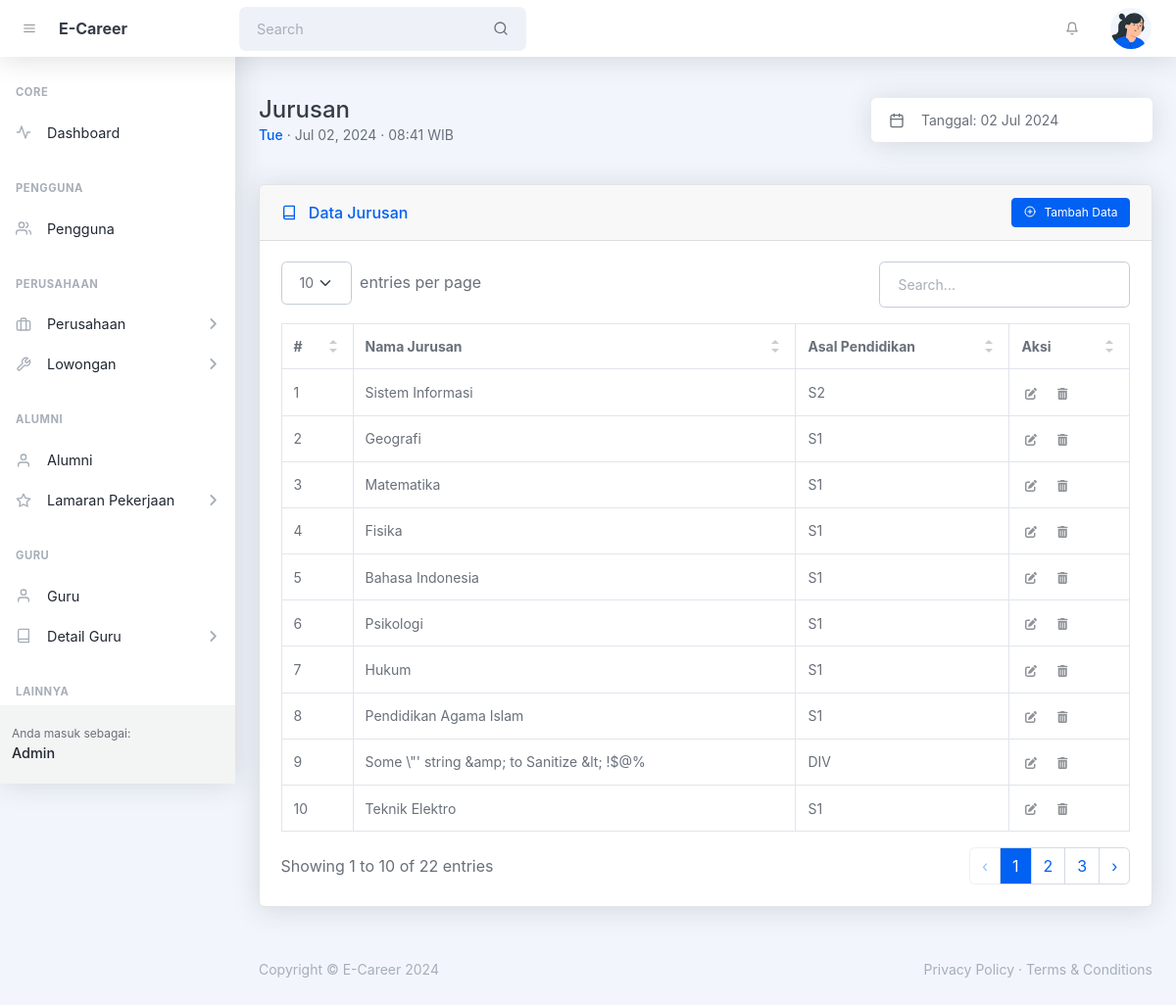
/admin/jurusan_pendidikan.php (signed in), run on the app's committed database.
### tables this page shows
CREATE TABLE `tbl_jurusan_pendidikan` (
  `id` int(11) UNSIGNED NOT NULL,
  `id_pendidikan` int(10) UNSIGNED DEFAULT NULL,
  `nama_jurusan` varchar(128) NOT NULL,
  `created_at` timestamp NULL DEFAULT current_timestamp(),
  `updated_at` timestamp NULL DEFAULT NULL ON UPDATE current_timestamp()
);

CREATE TABLE `tbl_pendidikan` (
  `id` int(11) UNSIGNED NOT NULL,
  `nama_pendidikan` varchar(16) NOT NULL,
  `created_at` timestamp NULL DEFAULT current_timestamp(),
  `updated_at` timestamp NULL DEFAULT NULL ON UPDATE current_timestamp()
);

### helpers/isAccessAllowedHelper.php (called while the page is built, shortened)
<?php
function isAccessAllowed($expected_hak_akses = null): bool {
    include_once '../config/config.php';
    $current_hak_akses = $_SESSION['hak_akses'] ?? null;
    $expected_hak_akses = !is_array($expected_hak_akses)
        ? array($expected_hak_akses)
        : $expected_hak_akses;
    return true;
}
?>

### admin/jurusan_pendidikan.php (the view, shortened to what this page needs)
<?php
include '../helpers/isAccessAllowedHelper.php';
if (!isAccessAllowed('admin')) :
  session_destroy();
  echo "<meta http-equiv='refresh' content='0;" . base_url_return('index.php?msg=other_error') . "'>";
else :
  include_once '../config/connection.php';
?>
  <!DOCTYPE html>
  <html lang="en">
  <head>
    <?php include '_partials/head.php' ?>
  </head>
  <body class="nav-fixed">
    <?php include '_partials/topnav.php' ?>
    <div id="layoutSidenav">
      <div id="layoutSidenav_nav">
        <?php include '_partials/sidebar.php' ?>
      </div>
      <div id="layoutSidenav_content">
        <main>
          <div class="container-xl px-4 mt-5">
            <div class="d-flex justify-content-between align-items-sm-center flex-column flex-sm-row mb-4">
              <div class="me-4 mb-3 mb-sm-0">
                <h1 class="mb-0">Jurusan</h1>
                <div class="small">
                  <span class="fw-500 text-primary"><?= date('D') ?></span>
                  &middot; <?= date('M d, Y') ?> &middot; <?= date('H:i') ?> WIB
                </div>
              </div>
              <div class="input-group input-group-joined border-0 shadow w-auto">
                <span class="input-group-text"><i data-feather="calendar"></i></span>
                <input class="form-control ps-0 pointer" id="litepickerRangePlugin" value="Tanggal: <?= date('d M Y') ?>" readonly />
              </div>
            </div>
            <div class="card card-header-actions mb-4 mt-5">
              <div class="card-header">
                <div>
                  <i data-feather="book" class="me-2 mt-1"></i>
                  Data Jurusan
                </div>
                <button class="btn btn-sm btn-primary toggle_modal_tambah" type="button"><i data-feather="plus-circle" class="me-2"></i>Tambah Data</button>
              </div>
              <div class="card-body">
                <table id="datatablesSimple">
                  <thead>
                    <tr>
                      <th>#</th>
                      <th>Nama Jurusan</th>
                      <th>Asal Pendidikan</th>
                      <th>Aksi</th>
                    </tr>
                  </thead>
                  <tbody>
                    <?php
                    $no = 1;
                    $query_jurusan = mysqli_query($connection,
                      "SELECT a.id AS id_jurusan_pendidikan, a.nama_jurusan, b.id AS id_pendidikan, b.nama_pendidikan
                      FROM tbl_jurusan_pendidikan a
                      JOIN tbl_pendidikan b
                        ON a.id_pendidikan = b.id
                      ORDER BY a.id DESC");
                    while ($jurusan = mysqli_fetch_assoc($query_jurusan)):
                    ?>
                      <tr>
                        <td><?= $no++ ?></td>
                        <td><?= $jurusan['nama_jurusan'] ?></td>
                        <td><?= $jurusan['nama_pendidikan'] ?></td>
                        <td>
                          <button class="btn btn-datatable btn-icon btn-transparent-dark me-2 toggle_modal_ubah"
                            data-id_jurusan_pendidikan="<?= $jurusan['id_jurusan_pendidikan'] ?>"
                            data-id_pendidikan="<?= $jurusan['id_pendidikan'] ?>"
                            data-nama_jurusan="<?= $jurusan['nama_jurusan'] ?>">
                            <i class="fa fa-pen-to-square"></i>
                          </button>
                          <button class="btn btn-datatable btn-icon btn-transparent-dark me-2 toggle_swal_hapus"
                            data-id_jurusan_pendidikan="<?= $jurusan['id_jurusan_pendidikan'] ?>"
                            data-id_pendidikan="<?= $jurusan['id_pendidikan'] ?>"
                            data-nama_jurusan="<?= $jurusan['nama_jurusan'] ?>">
                            <i class="fa fa-trash-can"></i>
                          </button>
                        </td>
                      </tr>
                    <?php endwhile ?>
                  </tbody>
                </table>
              </div>
            </div>
          </div>
        </main>
        <?php include '_partials/footer.php' ?>
      </div>
    </div>
  </body>
  </html>
<?php endif ?>

### data on the page
tbl_jurusan_pendidikan: nama_jurusan "Sistem Informasi", id_pendidikan.nama_pendidikan "S2"
tbl_jurusan_pendidikan: nama_jurusan "Geografi", id_pendidikan.nama_pendidikan "S1"
tbl_jurusan_pendidikan: nama_jurusan "Matematika", id_pendidikan.nama_pendidikan "S1"
tbl_jurusan_pendidikan: nama_jurusan "Fisika", id_pendidikan.nama_pendidikan "S1"
tbl_jurusan_pendidikan: nama_jurusan "Bahasa Indonesia", id_pendidikan.nama_pendidikan "S1"
tbl_jurusan_pendidikan: nama_jurusan "Psikologi", id_pendidikan.nama_pendidikan "S1"
tbl_jurusan_pendidikan: nama_jurusan "Hukum", id_pendidikan.nama_pendidikan "S1"
tbl_jurusan_pendidikan: nama_jurusan "Pendidikan Agama Islam", id_pendidikan.nama_pendidikan "S1"
tbl_jurusan_pendidikan: nama_jurusan "Some \\\"' string &amp; to Sanitize &lt; !$@%", id_pendidikan.nama_pendidikan "DIV"
tbl_jurusan_pendidikan: nama_jurusan "Teknik Elektro", id_pendidikan.nama_pendidikan "S1"

### other printed values
SITE_NAME_SHORT "E-Career"
$user_logged_in "Admin"
